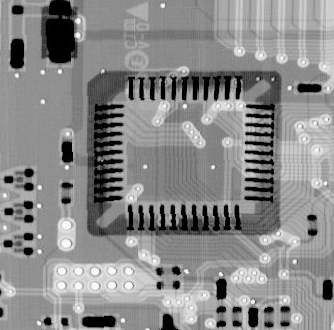
#> input picture outros/salt-pepper/FigP0438(a).tif, 334 x 330 px
$ python pepper.py
#> lines starting #> are read from the running program, lines starting #| are printed output that depends on the picture
from PIL import Image
import numpy as np
import random

im = Image.open("FigP0438(a).tif")
#> im is the input picture: PIL image 334x330 L; min 0, max 255, mean 137.5
img = np.array(im)
f = img.flatten()
pos = random.sample(range(0, f.size), int(f.size * 0.05)) # 5% de ruído
for p in pos:
    f[p] = 0
img = Image.fromarray(f.reshape(img.shape)).convert("L")
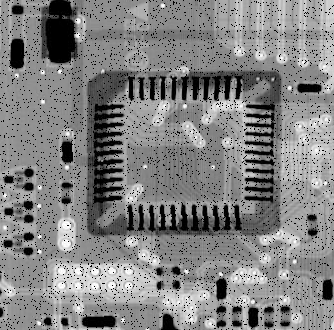
#> img: PIL image 334x330 L; min 0, max 255, mean 130.6
img.save("FigP0438(a)-pepper.tif")
